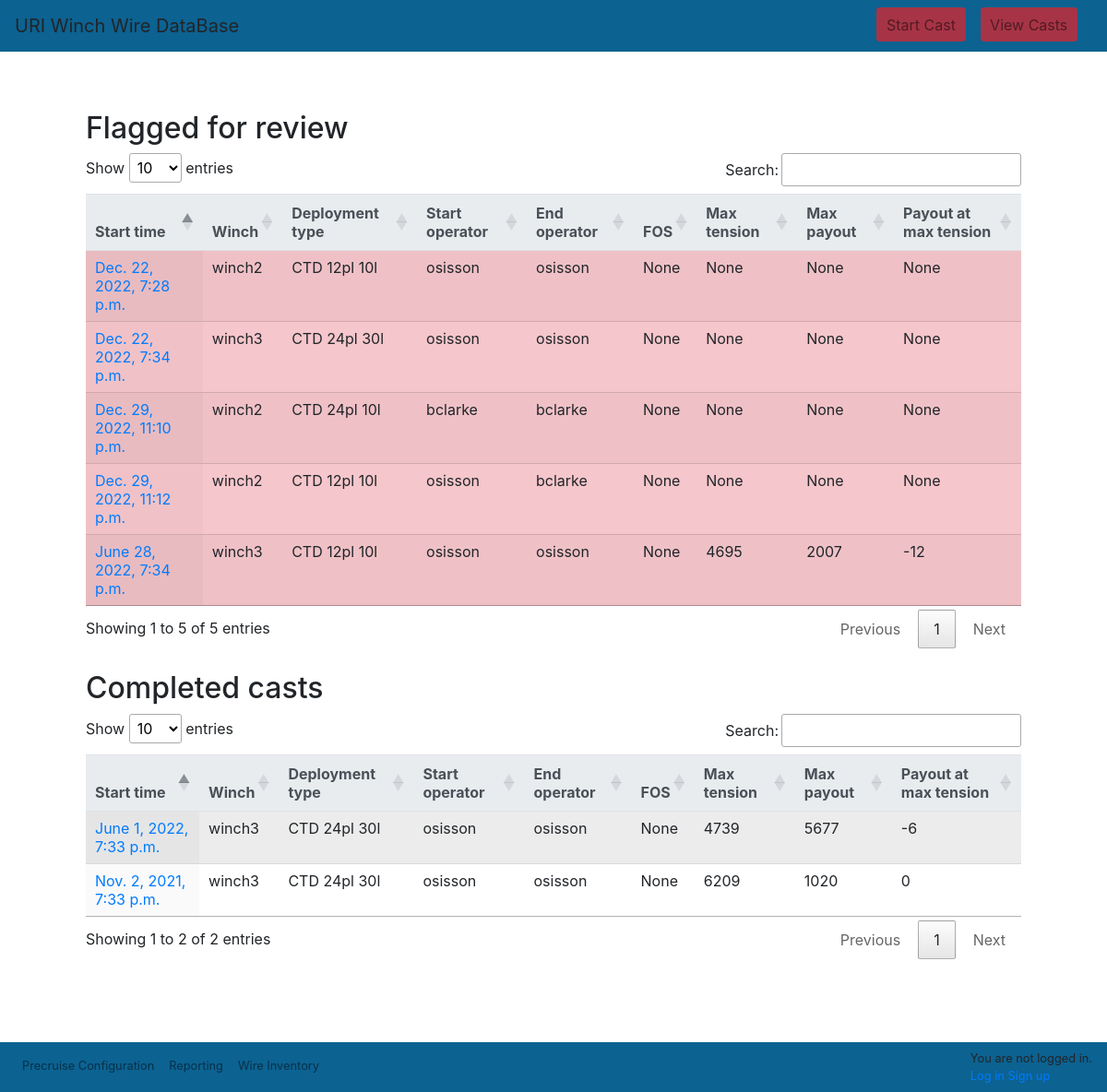
Screenshot of /wwdb/castlist/ with the database file from the repository.
### wwdb/models.py (models this page shows, shortened)
class Cast(models.Model):
    id = models.AutoField(db_column='Id', primary_key=True, blank=True, null=False)  # Field name made lowercase.
    startoperatorid = models.ForeignKey('WinchOperator', models.DO_NOTHING, db_column='StartOperatorId', null=True, related_name='startoperatorid', verbose_name="Start operator", limit_choices_to={'status': True})  # Field name made lowercase.
    endoperatorid = models.ForeignKey('WinchOperator', models.DO_NOTHING, db_column='EndOperatorId', null=True, related_name='endoperatorid', verbose_name='End operator', limit_choices_to={'status': True})  # Field name made lowercase.
    startdate = models.DateTimeField(db_column='StartDate', null=True, verbose_name='Start date and time')  # Field name made lowercase.
    enddate = models.DateTimeField(db_column='EndDate', blank=True, null=True, verbose_name='End date and time')  # Field name made lowercase.
    deploymenttypeid = models.ForeignKey('Deploymenttype', models.DO_NOTHING, db_column='DeploymentTypeId', null=True, verbose_name='Deployment type', limit_choices_to={'status': True})  # Field name made lowercase.
    wireid = models.ForeignKey('Wire', models.DO_NOTHING, db_column='WireId', blank=True, null=True, verbose_name='Wire')  # Field name made lowercase.
    winchid = models.ForeignKey('Winch', models.DO_NOTHING, db_column='WinchId', null=True, verbose_name='Winch', limit_choices_to={'status': True})  # Field name made lowercase.
    notes = models.TextField(db_column='Notes', blank=True, null=True, verbose_name='Notes')  # Field name made lowercase.
    maxtension = models.IntegerField(db_column='MaxTension', blank=True, null=True, verbose_name='Max tension')  # Field name made lowercase.
    maxpayout = models.IntegerField(db_column='MaxPayout', blank=True, null=True, verbose_name='Max payout')  # Field name made lowercase.
    payoutmaxtension = models.IntegerField(db_column='PayoutMaxTension', blank=True, null=True, verbose_name='Tension at max payout')  # Field name made lowercase.
    factorofsafety = models.FloatField(db_column='FactorofSafety', blank=True, null=True, verbose_name='Factor of safety')  # Field name made lowercase.
    flagforreview = models.BooleanField(db_column='Flagforreview', blank=True, null=True, verbose_name='Flag for review')  # Field name made lowercase.
    class Meta:
        managed = True
        db_table = 'Cast'
        verbose_name_plural = "Cast"

class Winch(models.Model):
    id = models.AutoField(db_column='Id', primary_key=True, blank=True, null=False)  # Field name made lowercase.
    name = models.TextField(db_column='Name', blank=True, null=True, verbose_name='Name')
    ship = models.TextField(db_column='Ship', blank=True, null=True, verbose_name='Ship')  # Field name made lowercase.
    institution = models.TextField(db_column='Institution', blank=True, null=True, verbose_name='Institution')  # Field name made lowercase.
    manufacturer = models.TextField(db_column='Manufacturer', blank=True, null=True, verbose_name='Manufacturer')  # Field name made lowercase.
    drums = models.ManyToManyField(Drum, through='Drumlocation', related_name='winches', verbose_name='Drum')
    wiretrainschematicjframe = models.TextField(db_column='WireTrainSchematicJFrame', blank=True, null=True, verbose_name='Wire train schematic Jframe')  # Field name made lowercase.
    wiretrainschematicaframe = models.TextField(db_column='WireTrainSchematicAFrame', blank=True, null=True, verbose_name='Wire train schematic Aframe')  # Field name made lowercase.
    status = models.BooleanField(db_column='Status', blank=True, null=True, verbose_name='Status')  # Field name made lowercase.
    class Meta:
        managed = True
        db_table = 'Winch'
        verbose_name_plural = "Winch"
    def __str__(self):
        return str(self.name)

class DeploymentType(models.Model):
    id = models.AutoField(db_column='Id', primary_key=True, blank=True, null=False)  # Field name made lowercase.
    status = models.BooleanField(db_column='Status', blank=True, null=True, verbose_name='Status')  # Field name made lowercase.
    name = models.TextField(db_column='Name', blank=True, null=True, verbose_name='Name')
    equipment = models.TextField(db_column='Equipment', blank=True, null=True, verbose_name='Equipment')  # Field name made lowercase.
    notes = models.TextField(db_column='Notes', blank=True, null=True, verbose_name='Notes')  # Field name made lowercase.
    class Meta:
        managed = True
        db_table = 'DeploymentType'
        verbose_name_plural = "DeploymentType"
    def __str__(self):
        return str(self.name)

class WinchOperator(models.Model):
    id = models.AutoField(db_column='Id', primary_key=True, blank=True, null=False)  # Field name made lowercase. This field type is a guess.
    status = models.BooleanField(db_column='Status', blank=True, null=True, verbose_name='Status')  # Field name made lowercase.
    firstname = models.TextField(db_column='FirstName', blank=True, null=True, verbose_name='First name')  # Field name made lowercase.
    lastname = models.TextField(db_column='LastName', blank=True, null=True, verbose_name='Last name')  # Field name made lowercase.
    username = models.TextField(db_column='UserName', blank=True, null=True, verbose_name='User name')  # Field name made lowercase.
    class Meta:
        managed = True
        db_table = 'WinchOperator'
        verbose_name_plural = "WinchOperator"
    def __str__(self):
        return str(self.username)

### wwdb/views.py (the view)
# urls.py: path('castlist/', views.castlist, name='castlist'),
def castlist(request):
    cast_noflag = Cast.objects.filter(flagforreview=False, maxpayout__isnull=False, payoutmaxtension__isnull=False, maxtension__isnull=False)
    cast_flag = Cast.objects.filter(flagforreview=True)|Cast.objects.filter(maxpayout__isnull=True)|Cast.objects.filter(payoutmaxtension__isnull=True)|Cast.objects.filter(maxtension__isnull=True)
    context = {
        'cast_noflag': cast_noflag,
        'cast_flag': cast_flag,
       }
    return render(request, 'wwdb/castlist.html', context=context)

### wwdb/templates/wwdb/castlist.html (shortened to what this page needs)
{% extends "wwdb/base.html" %}
{% block content %}
<div class="container p-5">
    {% if cast_flag %}
    <h2>Flagged for review</h2>
    <table id="" class="display table table-danger table-sm">
        <thead class="thead-light">
            <tr>
                <th>Start time</th>
                <th>Winch</th>
                <th>Deployment type</th>
                <th>Start operator</th>
                <th>End operator</th>
                <th>FOS</th>
                <th>Max tension</th>
                <th>Max payout</th>
                <th>Payout at max tension</th>
            </tr>
        </thead>
        {% for cast in cast_flag %}
        <tr>
            <td><a href="{% url 'castedit' cast.pk %}">{{cast.startdate}}</a></td>
            <td>{{cast.winchid}}</td>
            <td>{{cast.deploymenttypeid}}</td>
            <td>{{cast.startoperatorid}}</td>
            <td>{{cast.endoperatorid}}</td>
            <td>{{cast.factorofsafety}}</td>
            <td>{{cast.maxtension}}</td>
            <td>{{cast.maxpayout}}</td>
            <td>{{cast.payoutmaxtension}}</td>
        </tr>
        {% endfor %}
    </table>
    {% else %}
        <p>There are no flagged casts</p>
    {% endif %}
    <br />
    {% if cast_noflag %}
    <h2>Completed casts</h2>
    <table id="" class="display table table-striped table-sm">
        <thead class="thead-light">
            <tr>
                <th>Start time</th>
                <th>Winch</th>
                <th>Deployment type</th>
                <th>Start operator</th>
                <th>End operator</th>
                <th>FOS</th>
                <th>Max tension</th>
                <th>Max payout</th>
                <th>Payout at max tension</th>
            </tr>
        </thead>
        {% for cast in cast_noflag %}
        <tr>
            <td><a href="{% url 'castedit' cast.pk %}">{{cast.startdate}}</a></td>
            <td>{{cast.winchid}}</td>
            <td>{{cast.deploymenttypeid}}</td>
            <td>{{cast.startoperatorid}}</td>
            <td>{{cast.endoperatorid}}</td>
            <td>{{cast.factorofsafety}}</td>
            <td>{{cast.maxtension}}</td>
            <td>{{cast.maxpayout}}</td>
            <td>{{cast.payoutmaxtension}}</td>
        </tr>
        {% endfor %}
    </table>
    {% else %}
        <p>There are no completed casts</p>
    {% endif %}
</div>
    {% endblock content %}

### rows the page displays
Cast: startdate "Dec. 22, 2022, 7:28 p.m.", winchid "winch2", deploymenttypeid "CTD 12pl 10l", startoperatorid "osisson", endoperatorid "osisson", factorofsafety "None", maxtension "None", maxpayout "None", payoutmaxtension "None"
Cast: startdate "Dec. 22, 2022, 7:34 p.m.", winchid "winch3", deploymenttypeid "CTD 24pl 30l", startoperatorid "osisson", endoperatorid "osisson", factorofsafety "None", maxtension "None", maxpayout "None", payoutmaxtension "None"
Cast: startdate "June 28, 2022, 7:34 p.m.", winchid "winch3", deploymenttypeid "CTD 12pl 10l", startoperatorid "osisson", endoperatorid "osisson", factorofsafety "None", maxtension "4695", maxpayout "2007", payoutmaxtension "-12"
Cast: startdate "Dec. 29, 2022, 11:10 p.m.", winchid "winch2", deploymenttypeid "CTD 24pl 10l", startoperatorid "bclarke", endoperatorid "bclarke", factorofsafety "None", maxtension "None", maxpayout "None", payoutmaxtension "None"
Cast: startdate "Dec. 29, 2022, 11:12 p.m.", winchid "winch2", deploymenttypeid "CTD 12pl 10l", startoperatorid "osisson", endoperatorid "bclarke", factorofsafety "None", maxtension "None", maxpayout "None", payoutmaxtension "None"
Cast: startdate "June 1, 2022, 7:33 p.m.", winchid "winch3", deploymenttypeid "CTD 24pl 30l", startoperatorid "osisson", endoperatorid "osisson", factorofsafety "None", maxtension "4739", maxpayout "5677", payoutmaxtension "-6"
Cast: startdate "Nov. 2, 2021, 7:33 p.m.", winchid "winch3", deploymenttypeid "CTD 24pl 30l", startoperatorid "osisson", endoperatorid "osisson", factorofsafety "None", maxtension "6209", maxpayout "1020", payoutmaxtension "0"
